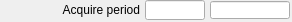
   <widget class="caFrame" name="caFrame_5">
    <property name="geometry">
     <rect>
      <x>380</x>
      <y>235</y>
      <width>292</width>
      <height>22</height>
     </rect>
    </property>
    <widget class="caLabel" name="caLabel_3">
     <property name="geometry">
      <rect>
       <x>0</x>
       <y>0</y>
       <width>140</width>
       <height>20</height>
      </rect>
     </property>
     <property name="frameShape">
      <enum>QFrame::NoFrame</enum>
     </property>
     <property name="text">
      <string>Acquire period</string>
     </property>
     <property name="alignment">
      <set>Qt::AlignAbsolute|Qt::AlignRight|Qt::AlignTrailing|Qt::AlignVCenter</set>
     </property>
     <property name="fontScaleMode">
      <enum>ESimpleLabel::Height</enum>
     </property>
     <property name="foreground">
      <color>
       <red>0</red>
       <green>0</green>
       <blue>0</blue>
      </color>
     </property>
     <property name="background">
      <color alpha="0">
       <red>0</red>
       <green>0</green>
       <blue>0</blue>
      </color>
     </property>
    </widget>
    <widget class="caTextEntry" name="caTextEntry_0">
     <property name="geometry">
      <rect>
       <x>145</x>
       <y>0</y>
       <width>60</width>
       <height>20</height>
      </rect>
     </property>
     <property name="channel" stdset="0">
      <string>$(P)$(R)AcquirePeriod</string>
     </property>
     <property name="foreground">
      <color>
       <red>0</red>
       <green>0</green>
       <blue>0</blue>
      </color>
     </property>
     <property name="background">
      <color>
       <red>115</red>
       <green>223</green>
       <blue>255</blue>
      </color>
     </property>
     <property name="colorMode">
      <enum>caLineEdit::Static</enum>
     </property>
     <property name="precisionMode">
      <enum>caLineEdit::Channel</enum>
     </property>
     <property name="limitsMode">
      <enum>caLineEdit::Channel</enum>
     </property>
     <property name="maxValue">
      <double>1.000000000000000</double>
     </property>
     <property name="minValue">
      <double>0.000000000000000</double>
     </property>
     <property name="fontScaleMode" stdset="0">
      <enum>caLineEdit::Height</enum>
     </property>
     <property name="formatType">
      <enum>caLineEdit::decimal</enum>
     </property>
    </widget>
    <widget class="caLineEdit" name="caLineEdit_0">
     <property name="geometry">
      <rect>
       <x>210</x>
       <y>1</y>
       <width>80</width>
       <height>18</height>
      </rect>
     </property>
     <property name="alignment">
      <set>Qt::AlignAbsolute|Qt::AlignLeading|Qt::AlignLeft|Qt::AlignVCenter</set>
     </property>
     <property name="channel" stdset="0">
      <string>$(P)$(R)AcquirePeriod_RBV</string>
     </property>
     <property name="foreground">
      <color>
       <red>10</red>
       <green>0</green>
       <blue>184</blue>
      </color>
     </property>
     <property name="background">
      <color>
       <red>187</red>
       <green>187</green>
       <blue>187</blue>
      </color>
     </property>
     <property name="colorMode">
      <enum>caLineEdit::Static</enum>
     </property>
     <property name="precisionMode">
      <enum>caLineEdit::Channel</enum>
     </property>
     <property name="limitsMode">
      <enum>caLineEdit::Channel</enum>
     </property>
     <property name="maxValue">
      <double>1.000000000000000</double>
     </property>
     <property name="minValue">
      <double>0.000000000000000</double>
     </property>
     <property name="fontScaleMode" stdset="0">
      <enum>caLineEdit::Height</enum>
     </property>
     <property name="formatType">
      <enum>caLineEdit::decimal</enum>
     </property>
    </widget>
   </widget>
